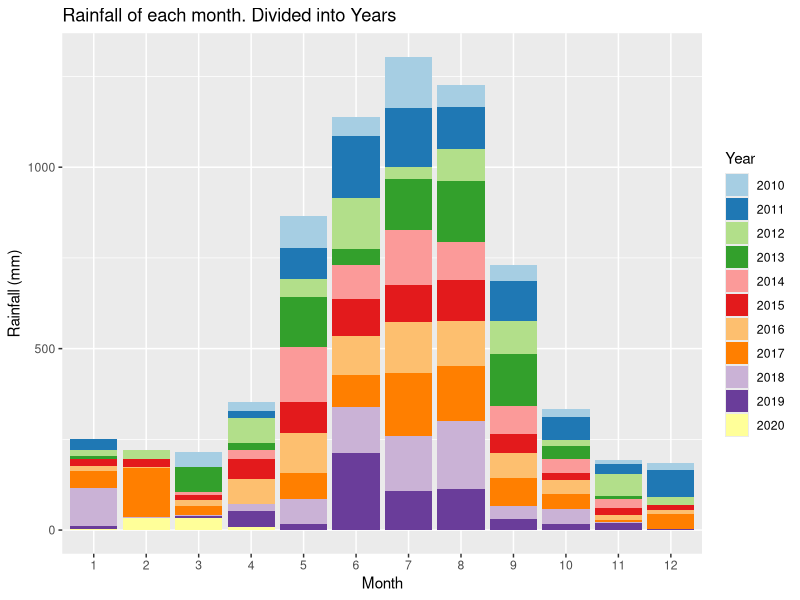
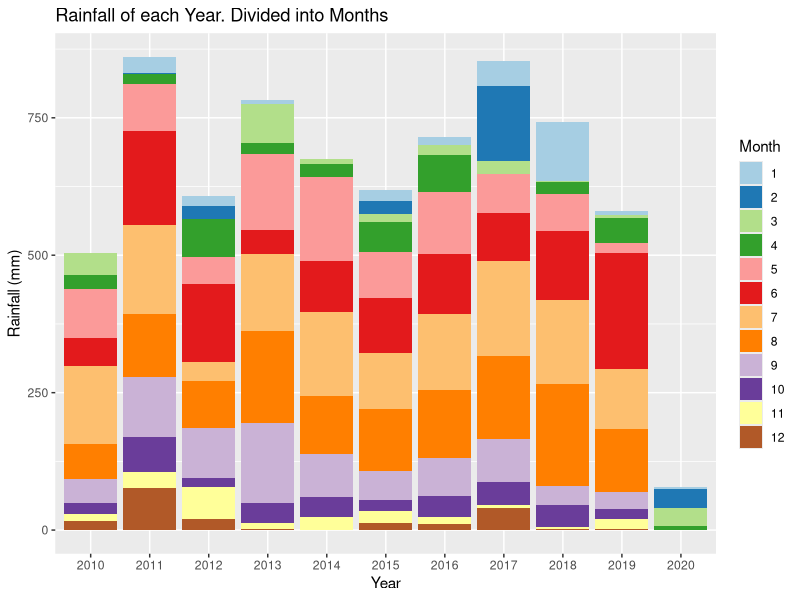
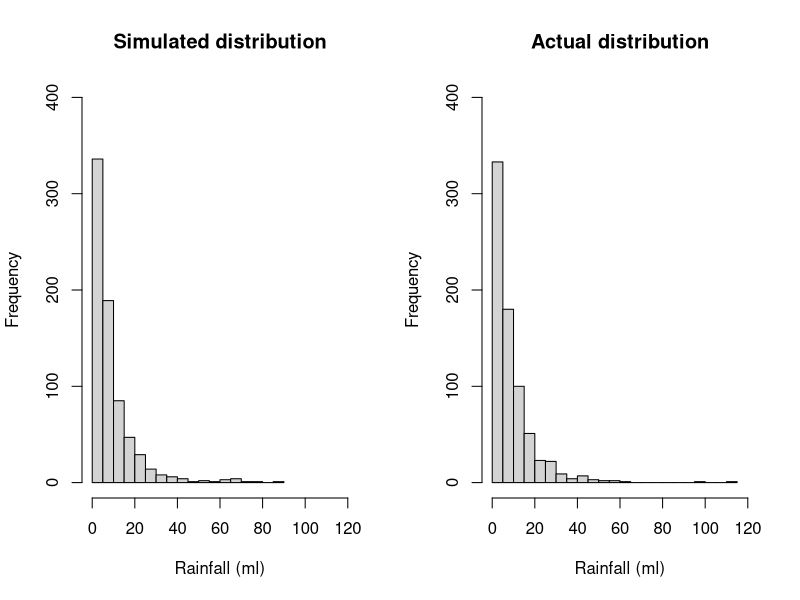
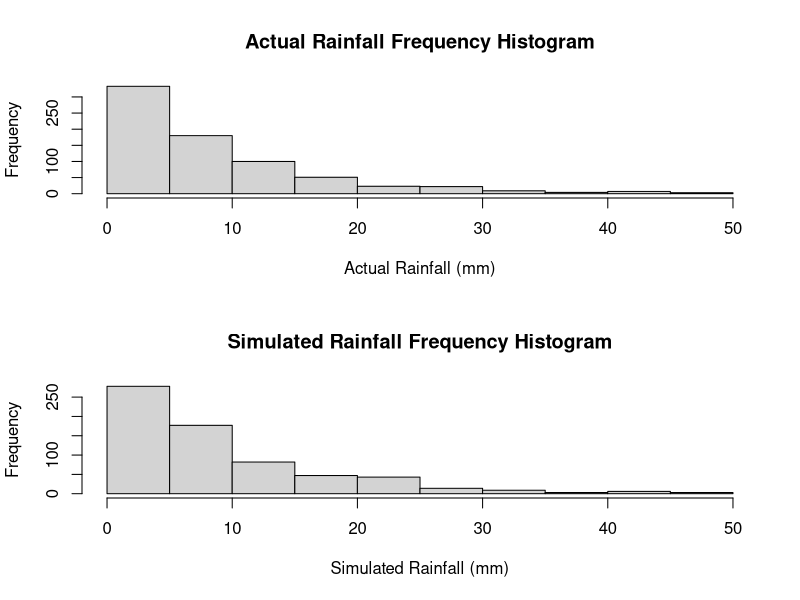
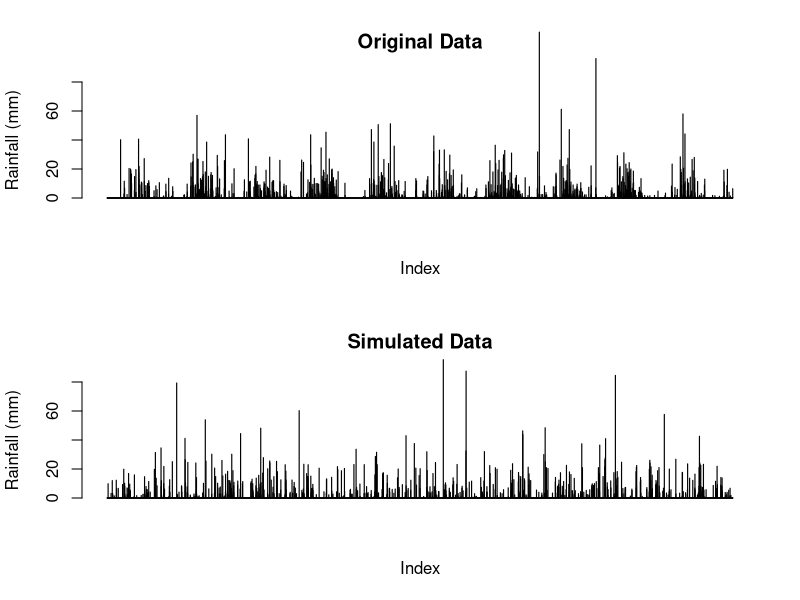
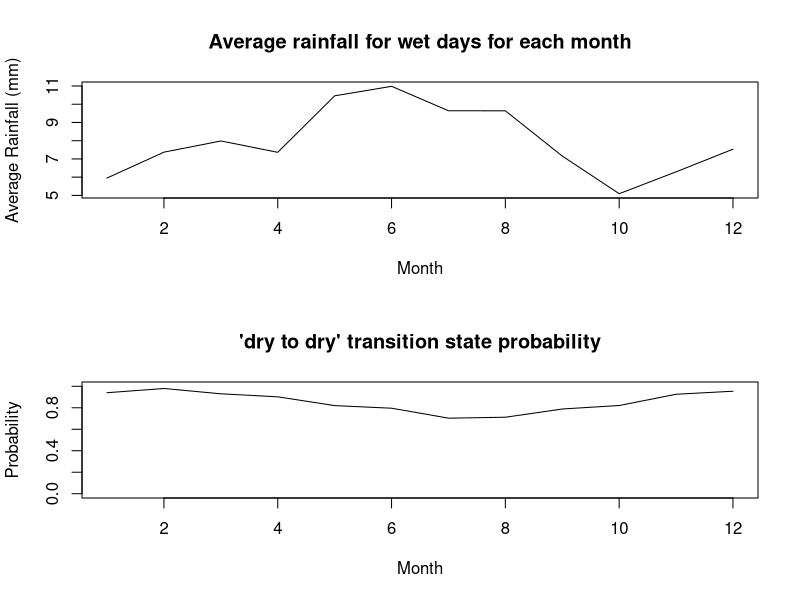
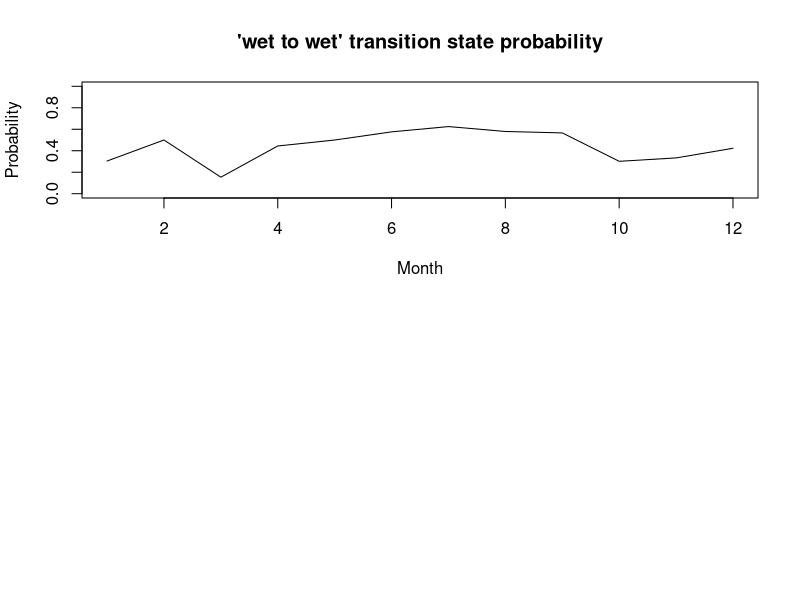
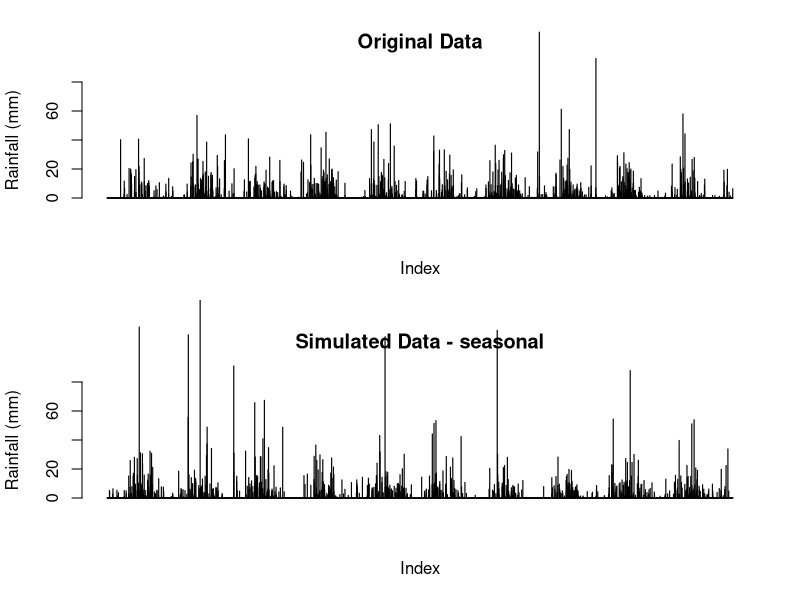

Write the R code that produced these figures, in order.
## ---- chunk 1
knitr::opts_chunk$set(echo = TRUE)
## ---- chunk 2
# Reading in the data from the csv file
data <-  read.csv("IDCJAC0009_009225_1800_Data.csv")
weather_data <- data
weather_data <- weather_data[which(is.na(weather_data$Rainfall.amount..millimetres.) == FALSE),] # excluding rows with no rainfall record made 
## ---- chunk 3
weather_data$date <- do.call(paste, c(weather_data[c("Day", "Month", "Year")], sep = "-")) # creating a column that contains the date for easy indentification
## ---- chunk 4
# function to categorise day as either 'wet' or 'dry' for the Markov Chain functions
state <- function(x){
  stateList <- c()
  for(ii in 1:length(x)){
    if(x[ii] < 1){
      stateList <- c(stateList, "dry")
    }
    if(x[ii] >= 1){
      stateList <- c(stateList, "wet")
    }
  }
  return(stateList)
}
weather_data$state <- state(weather_data$Rainfall.amount..millimetres.)
## ---- chunk 5
head(weather_data[,c('Rainfall.amount..millimetres.','state')], 10)
## ---- chunk 6
# function establishing Markov Chain transition state. Establishing the relationship between the rainfall of a given day and the day before it.
transitionState <- function(x){
  transitionStateList <- c('') #can't find transition state of first observation
  for(i in 2:length(x)){
    if(x[i] == "dry"){
      if (x[i-1] == "dry"){
        transitionStateList <- c(transitionStateList, "DryToDry")
      }
      else {
        transitionStateList <- c(transitionStateList, "WetToDry")
      }
    }
    if(x[i] == "wet"){
      if (x[i-1] == "dry"){
        transitionStateList <- c(transitionStateList, "DryToWet")
      }
      else {
        transitionStateList <- c(transitionStateList, "WetToWet")
      }
    }
  }
  return(transitionStateList)
}
weather_data$transitionState <- transitionState(weather_data$state)
## ---- chunk 7
head(weather_data[,c('Rainfall.amount..millimetres.','state', 'transitionState')], 10)
## ---- chunk 8
train_data <- subset(weather_data, Year >= 2010) # only look at the most recent, relevant data.
library(ggplot2)
library(RColorBrewer)

# explorative plots investigating the distribution of rainfall across months and years

# Plotting the rainfall data (grouped by years and months)
# Distribution of rainfall by month (segmented by year)
ggplot(train_data, aes(x = factor(Month), y = Rainfall.amount..millimetres., fill = factor(Year))) + 
  geom_bar(stat = "identity") + 
  scale_fill_brewer(palette = "Paired") + 
  xlab("Month")+
  ylab("Rainfall (mm)")+
  labs(fill = "Year")+
  ggtitle("Rainfall of each month. Divided into Years")
# There does appear to be a rough distribution of rainfall by month. Most years May, June, July, August, and September (month 5-9) have the most rain. There are outliers

ggplot(train_data, aes(x = factor(Year), y = Rainfall.amount..millimetres., fill = factor(Month))) + 
  geom_bar(stat = "identity") + 
  scale_fill_brewer(palette = "Paired") + 
  xlab("Year")+
  ylab("Rainfall (mm)")+
  labs(fill = "Month")+
  ggtitle("Rainfall of each Year. Divided into Months")
# There does not appear to be any obvious pattern in the rainfall across the 10 years (note. 2020 only contains 4 months of data, hence the low rainfall). The average looks to be around 650-700 mm. 
## ---- chunk 9
table(train_data$Month, train_data$Year) # only four months of data in 2020
## ---- chunk 10
#Calculating transition state probabilities, in general (no respect to month or season)
weatherTable <- table(train_data$transitionState)
weatherTable

probWetToWet = weatherTable['WetToWet'] / (weatherTable['WetToWet'] + weatherTable['WetToDry'])
probWetToWet

probDryToDry = weatherTable['DryToDry'] / (weatherTable['DryToDry'] + weatherTable['DryToWet'])
probDryToDry
## ---- chunk 11
#Basic generator (No seasonal variation)

#calculated above
generateRainfallBasic <- function(genLength){
  currentState = "dry" # Years start with very little rain, so more likely to start dry
  rainAmountList <- c()
  for (i3 in 1:genLength){
    if (currentState == "dry"){
      if (runif(1) < probDryToDry){
        currentState = "dry"
      }
      else{
        currentState = "wet"
      }
    }
    else if (currentState == "wet"){
      if (runif(1) < probWetToWet){
        currentState = "wet"
      }
      else{
        currentState = "dry"
      }
    }
                                      #generating amount of rainfall if state is wet, else 0
    if (currentState == "wet"){
      rainAmount <- 5.66*exp(rnorm(1))
      rainAmountList <- c(rainAmountList, rainAmount)
    }
    else{
      rainAmountList <- c(rainAmountList, 0)
    }
  }
  return(rainAmountList)
}
## ---- chunk 12
#comparing log-normal against actual data, veeerryyyy close fit, will use log-normal for rainfall sim
par(mfrow=c(1,2))
p1 <- 5.66*exp(rnorm(732))
hist(p1, breaks = 30, xlim = c(0,120), ylim = c(0,400), main = "Simulated distribution", xlab = "Rainfall (ml)")

p2 <- train_data$Rainfall.amount..millimetres.[train_data$Rainfall.amount..millimetres.>1]
hist(p2, breaks = 30, xlim = c(0,120), ylim = c(0,400), main = "Actual distribution", xlab = "Rainfall (ml)")

mean(p1)
mean(p2)
## ---- chunk 13
#Basic generator tests
testRainfall = generateRainfallBasic(3761)

par(mfrow=c(2,1))
hist(train_data$Rainfall.amount..millimetres.[train_data$Rainfall.amount..millimetres.>1 & train_data$Rainfall.amount..millimetres.<50], xlab = "Actual Rainfall (mm)", main = "Actual Rainfall Frequency Histogram")
hist(testRainfall[testRainfall > 1 & testRainfall <50], xlab = "Simulated Rainfall (mm)", main = "Simulated Rainfall Frequency Histogram")

par(mfrow=c(2,1))
barplot(train_data$Rainfall.amount..millimetres., ylim = c(0,80), main = "Original Data", ylab = "Rainfall (mm)", xlab = "Index")
barplot(testRainfall, ylim = c(0,80), main = "Simulated Data", ylab = "Rainfall (mm)", xlab = "Index")
## ---- chunk 14
#Calculates the transition probabilities for each month
probTransStatesMonth <- function(input_data){
  transitonStatesMonthsFrame <- data.frame(list(rep(0, 12), list(rep(0, 12), list(rep(0,    12), list(rep(0, 12)))))) #Initialises 12x4 frame filled with zeroes (4 columns for each transition state, 12 rows for each month)
  names(transitonStatesMonthsFrame) <- c('DryToDry', 'DryToWet', 'WetToDry', 'WetToWet')

  #Makes the dataframe with the count of each transition state with each month
  for (i4 in 1:dim(input_data)[1]){
    tempTransitionState <- input_data[i4, 'transitionState']
    tempMonth <- input_data[i4, 'Month'] 
    transitonStatesMonthsFrame[tempMonth, tempTransitionState] <- transitonStatesMonthsFrame[tempMonth, tempTransitionState]+1 # increase count of tempTransitionState for month tempMonth by 1
  }

  #Calculates the transition state probabilities for each month in the data frame
  probTransitonStatesMonthsFrame <- transitonStatesMonthsFrame
  for (i in 1:dim(transitonStatesMonthsFrame)[1]){
  
    probTransitonStatesMonthsFrame[i, 'DryToDry'] <- transitonStatesMonthsFrame[i, 'DryToDry'] / (transitonStatesMonthsFrame[i, 'DryToDry'] + transitonStatesMonthsFrame[i, 'DryToWet'])
  
    probTransitonStatesMonthsFrame[i, 'DryToWet'] <- transitonStatesMonthsFrame[i, 'DryToWet'] / (transitonStatesMonthsFrame[i, 'DryToDry'] + transitonStatesMonthsFrame[i, 'DryToWet'])
    
    probTransitonStatesMonthsFrame[i, 'WetToDry'] <- transitonStatesMonthsFrame[i, 'WetToDry'] / (transitonStatesMonthsFrame[i, 'WetToDry'] + transitonStatesMonthsFrame[i, 'WetToWet'])
    probTransitonStatesMonthsFrame[i, 'WetToWet'] <- transitonStatesMonthsFrame[i, 'WetToWet'] / (transitonStatesMonthsFrame[i, 'WetToDry'] + transitonStatesMonthsFrame[i, 'WetToWet'])
    # this data frame 'probTransitionStatesMonthsFrame' will be called directly in the generator, so must be called as such when exported
  }
  return(probTransitonStatesMonthsFrame)
}

## ---- chunk 15
probTransitonStatesMonthsFrame <- probTransStatesMonth(train_data)
head(probTransitonStatesMonthsFrame, 10)
## ---- chunk 16
#testing average rainfall when its rains in each month, and for wettowet vs drytowet transitions.
test_w2w <- train_data$Rainfall.amount..millimetres.[train_data$transitionState == "WetToWet"]
test_d2w <- train_data$Rainfall.amount..millimetres.[train_data$transitionState == "DryToWet"]
mean(test_w2w)
mean(test_d2w)
wilcox.test(test_d2w, test_w2w)
#since resulting wilcox test p-value is 0.85, we conclude that theres no difference in rainfall depending on the transition state, and do not need to include it in our model.

test_rainfallPerMonth <- train_data[train_data$state == "wet",c(4,6)]
kruskal.test(Rainfall.amount..millimetres. ~ Month, data = test_rainfallPerMonth)
#p-val = 0.00016, therefore difference between average rainfall for each month

## ---- chunk 17
#calculating the mean rainfall when it rains for each month, to change how much it rains according to the generator later on. Limited to less than 60 mls as the dataset is not large enough for large rainfall amounts (such as 114ml in feburary) to not throw the mean off.
rainMonthData <- c()
for (i in 1:12){
  temp<- train_data$Rainfall.amount..millimetres.[train_data$state == "wet" & train_data$Month == i & train_data$Rainfall.amount..millimetres. < 60]
  rainMonthData <- c(rainMonthData, list(temp))
  rm(temp)
}

rainfallAvgMonth <- sapply(rainMonthData, mean)

## ---- chunk 18
plot(c(1:12), rainfallAvgMonth, type = "l", xlab = "Month", ylab = "Average Rainfall (mm)", main = "Average rainfall for wet days for each month")
## ---- chunk 19
#How the transition state probabilities vary for each month
plot(probTransitonStatesMonthsFrame$DryToDry, ylim = c(0,1), xlab = "Month", main = "'dry to dry' transition state probability", type = 'l', ylab = "Probability")
plot(probTransitonStatesMonthsFrame$WetToWet, ylim = c(0,1), xlab = "Month", main = "'wet to wet' transition state probability", type = 'l', ylab = "Probability")
## ---- chunk 20
#Weather generator accounting  for seasonal variation of transition states or something i hope
#This is just a regular version of basic generator it's mostly the same in fact if i forget to even do this it is the same

generateRainfallSeasonal <- function(input){
  # input must be weather_data or a subset of weather_data
  currentState = "dry" #can make this into a random choice later
  rainAmountList <- c()
  for (i5 in 1:dim(input)[1]){
    if (currentState == "dry"){
      if (runif(1) < probTransitonStatesMonthsFrame[input[i5, 'Month'], 'DryToDry']){ #now inputs depending on the month of input
        currentState = "dry"
      }
      else{
        currentState = "wet"
      }
    }
    else if (currentState == "wet"){
      if (runif(1) < probTransitonStatesMonthsFrame[input[i5, 'Month'], 'WetToWet']){
        currentState = "wet"
      }
      else{
        currentState = "dry"
      }
    }                                   
    #generating amount of rainfall if state is wet, else 0
    if (currentState == "wet"){
      #rainAmount <- 5.66*exp(rnorm(1)) #now log-normal dist, 5 used because is close to mean of weather_data's / the mean of what exp(rnorm(1)) is by default /// Old Version 
      rainAmount <- rainfallAvgMonth[input[i5, 'Month']]*exp(rnorm(1))/1.648 
      #average of exp(rnorm(1)) is ~1.648, so we divide by that so the average of each month will just be the actual average calculated from rainfallAvgMonth.
      rainAmountList <- c(rainAmountList, rainAmount)
    }
    else{
      rainAmountList <- c(rainAmountList, 0)
    }
  }
  return(rainAmountList)
}
## ---- chunk 21
#testing code for seasonal generator
inputSeasonalRainfall <- dplyr::select(train_data, 'Year', 'Month', 'Day') #using existing train data's dates to input to function, instead of putting in just how many to generate
testSeasonalRainfall = generateRainfallSeasonal(inputSeasonalRainfall)
## ---- chunk 22
par(mfrow=c(2,1))
barplot(train_data$Rainfall.amount..millimetres., ylim = c(0,80), main = "Original Data", ylab = "Rainfall (mm)", xlab = "Index")
barplot(testSeasonalRainfall, ylim = c(0,80), main = "Simulated Data - seasonal", ylab = "Rainfall (mm)", xlab = "Index")
## ---- chunk 23
#comparing log-normal against actual data, veeerryyyy close fit, will use log-normal for rainfall sim
p1 <- 5*exp(rnorm(732))
p1 <- p1[p1>1]
hist(p1, breaks = 30, xlim = c(0,120), ylim = c(0,400), main = "Simulated distribution")

p2 <- train_data$Rainfall.amount..millimetres.[train_data$Rainfall.amount..millimetres.>1]
hist(p2, breaks = 30, xlim = c(0,120), ylim = c(0,400), main = "actual distribution")
## ---- chunk 24
set.seed(100345)
sampID <- sample.int(nrow(train_data), size = 0.8*nrow(train_data), replace = FALSE)
train_data <- train_data[sampID,] # 80% of data for training
test_data <- train_data[-sampID,] # 20% for testing
## ---- chunk 25
probTransitonStatesMonthsFrame <- probTransStatesMonth(train_data) # retraining seasonal generator probTransitionStatesMonthsFrame with new training data (now only 80% of the original train_data)
# calucating the new average rainfall for each month
rainMonthData <- c()
for (i in 1:12){
  temp<- train_data$Rainfall.amount..millimetres.[train_data$state == "wet" & train_data$Month == i & train_data$Rainfall.amount..millimetres. < 60]
  rainMonthData <- c(rainMonthData, list(temp))
  rm(temp)
}
rainfallAvgMonth <- sapply(rainMonthData, mean)
## ---- chunk 26
#generates a simulation with the same number of observations as test_data (20% of the total data)
testSeasonalRainfall20 = generateRainfallSeasonal(test_data) 
## ---- chunk 27
par(mfrow = c(2, 1))
barplot(testSeasonalRainfall20, ylab = "Rainfall (mm)", xlab = "index", main = "Simulated data")
barplot(test_data$Rainfall.amount..millimetres., ylab = "Rainfall (mm)", xlab  = "index", main = "Actual data")
## ---- chunk 28
# Wilcoxon signed rank test
WT <- wilcox.test(testSeasonalRainfall20, test_data$Rainfall.amount..millimetres., paired=T)
print("Wilcoxon rank sum p-value")
WT$p.value
# paired student t test
TT <- t.test(testSeasonalRainfall20, test_data$Rainfall.amount..millimetres., paired=T)
print("t-test p-value")
TT$p.value
## ---- chunk 29
train_data <- subset(weather_data, Year >= 2010)
train10_data <- subset(weather_data, Year >= 2009 & Year < 2019)
data_2019 <- subset(weather_data, Year == 2019)
## ---- chunk 30
probTransitonStatesMonthsFrame <- probTransStatesMonth(train10_data) # retraining seasonal generator probTransitionStatesMonthsFrame with train10_data
set.seed(10356)
monthList <- subset(weather_data, Year == 2019) # a year that isn't a leap year to get the month list, as generation algorithm only requires months
monthList <- monthList['Month']
testSeasonalRainfall10 <- generateRainfallSeasonal(monthList)
## ---- chunk 31
#compare generated year against 2019
par(mfrow = c(2,1))
barplot(testSeasonalRainfall10, xlab = "Index", ylab = "Rainfall (mm)", main = "Simulated Rainfall")
barplot(data_2019$Rainfall.amount..millimetres., xlab = "Index", ylab = "Rainfall (mm)", main = "2019 Rainfall")
## ---- chunk 32
# check other years for comparison
par(mfrow = c(3,2))
barplot(testSeasonalRainfall10, xlab = "Index", ylab = "Rainfall (mm)", main = "Simulated Rainfall")
year <- subset(weather_data, Year == 2015)
barplot(year$Rainfall.amount..millimetres., xlab = "Index", ylab = "Rainfall (mm)", main = "2015 Rainfall")
year <- subset(weather_data, Year == 2008)
barplot(year$Rainfall.amount..millimetres., xlab = "Index", ylab = "Rainfall (mm)", main = "2008 Rainfall")
year <- subset(weather_data, Year == 2015)
barplot(year$Rainfall.amount..millimetres., xlab = "Index", ylab = "Rainfall (mm)", main = "2017 Rainfall")
year <- subset(weather_data, Year == 2007)
barplot(year$Rainfall.amount..millimetres., xlab = "Index", ylab = "Rainfall (mm)", main = "2007 Rainfall")
year <- subset(weather_data, Year == 2013)
barplot(year$Rainfall.amount..millimetres., xlab = "Index", ylab = "Rainfall (mm)", main = "2013 Rainfall")
rm(year)
## ---- chunk 33
# Creates a graph of difference in rainfall for years, weeks, months, years to see if there are any potential patterns.
# Creates a list of the weekly rainfall
RainfallWeekly <- data.frame("Rainfall (mm)", "Week")
colnames(RainfallWeekly) <- c("Rainfall (mm)", "Week")
RainfallWeekly$`Rainfall (mm)` <- as.numeric(RainfallWeekly$`Rainfall (mm)`)
RainfallWeekly$Week <- as.numeric(RainfallWeekly$Week)
week = 1
weekRain = 0
for(ii in c(1: nrow(weather_data))){
  weekRain = weekRain + weather_data[ii, 6] # rainfall amount for that row
  
  if(ii%%7 == 0){ # every 7th row
    RainfallWeekly[(ii/7), 1] <- weekRain # 1 row of RainfallWeekly created every 7 rows (1 weeks) - inserting rainfall total for that week
    RainfallWeekly[(ii/7), 2] <- week
    week = week + 1
    weekRain = 0 # clear total rainfall to prepare for next week
  }
}
## ---- chunk 34
RainfallWeeklyDiff <- data.frame(c(1:(nrow(RainfallWeekly)-1)), c(1:(nrow(RainfallWeekly)-1))) # data frame with two columns, one less row than RainfallWeekly
colnames(RainfallWeeklyDiff) <- c("Rainfall diff (mm)", "Week")
RainfallWeeklyDiff$`Rainfall diff (mm)` <- diff(RainfallWeekly$`Rainfall (mm)`) # change in weeks
## ---- chunk 35
# plot first 700 weeks first against the difference in rainfall, and then the rainfall per week
par(mfrow = c(4,1))
plot(RainfallWeeklyDiff[c(1:350), 2], RainfallWeeklyDiff[c(1:350), 1], xlab = "week", ylab = "change in rainfall (mm)", cex = 2, type = "b")
plot(RainfallWeekly[c(1:350), 2], RainfallWeekly[c(1:350), 1], xlab = "week", ylab = "rainfall (mm)", type = "l")
plot(RainfallWeeklyDiff[c(351:700), 2], RainfallWeeklyDiff[c(351:700), 1], xlab = "week", ylab = "change in rainfall (mm)", cex = 2, type = "b")
plot(RainfallWeekly[c(351:700), 2], RainfallWeekly[c(351:700), 1], xlab = "week", ylab = "rainfall (mm)", type = "l")
## ---- chunk 36
# plot second 700 weeks first against the difference in rainfall, and then the rainfall per week
par(mfrow = c(4,1))
plot(RainfallWeeklyDiff[c(701:1050), 2], RainfallWeeklyDiff[c(701:1050), 1], xlab = "week", ylab = "change in rainfall (mm)", cex = 2, type = "b")
plot(RainfallWeekly[c(701:1050), 2], RainfallWeekly[c(701:1050), 1], xlab = "week", ylab = "rainfall (mm)", type = "l")
plot(RainfallWeeklyDiff[c(1051:1414), 2], RainfallWeeklyDiff[c(1051:1414), 1], xlab = "week", ylab = "change in rainfall (mm)", cex = 2, type = "b")
plot(RainfallWeekly[c(1051:1414), 2], RainfallWeekly[c(1051:1414), 1], xlab = "week", ylab = "rainfall (mm)", type = "l")
## ---- chunk 37
rainSort_2019 <- data_2019$Rainfall.amount..millimetres.
# qqplot before removing 'dry' days
qqnorm(rainSort_2019, pch = 1, frame = F, main = "Normal Q-Q Plot of Rainfall 2019 (including dry days)")
qqline(rainSort_2019, col = "red", lwd = 2)
rainSort_2019 <- rainSort_2019[which(rainSort_2019 != 0)]
# qqplot after removing 'dry' days
qqnorm(rainSort_2019, pch = 1, frame = F, main = "Normal Q-Q Plot of Rainfall 2019 (excluding dry days)")
qqline(rainSort_2019, col = "red", lwd = 2)
hist(rainSort_2019, breaks = 50)
# data is not normally distributed
rm(rainSort_2019)
## ---- chunk 38
rain2019 <- subset(weather_data, Year == 2019)
length(rain2019$Rainfall.amount..millimetres.)
length(testSeasonalRainfall10)
# function to return the sum of ranks of difference (w+ and w-) that are part of the Wilcoxon signed rank calculations
returnRanks <- function(simulated, actual){
  diffs <- (simulated - actual)
  diffs <- diffs[diffs != 0]
  posDifs <- which(diffs > 0)
  negDiffs <- which(diffs < 0)
  rank <- rank(abs(diffs))
  rankPosDiff <- sum(rank[posDifs])
  rankNegDiff <- sum(rank[negDiffs]) 
  return(c(rankPosDiff, rankNegDiff))
}
## ---- chunk 39
table(rain2019$Month)
# To perform the Wilcoxon Signed Rank test we must have paired data, so we have to find the extra dates in testSeasonalRainfall10 (note: 2019 is a non leap year) and remove them.
# Upon review we find that there are days missing from October and December.
## ---- chunk 40
table(rain2019$Day)
# one month is missing a day 5, and another is missing a day 19 (both 11 when should be 12)/
temp <- subset(rain2019, Day == 5)
temp$Month # 5th of October missing
temp <- subset(rain2019, Day == 19)
temp$Month # 19th of December missing
rm(temp)
which(rain2019$date == "4-10-2019") # find what row the day before 5-10-2019 is
# thereforer 5-10-2019 would be row 278 (277+1)
which(rain2019$date == "18-12-2019") # find what row the day before 5-10-2019 is
# thereforer 5-10-2019 would be row 353 (351+2). Add two as both 5th october and 19th december are missing
## ---- chunk 41
# after finding the days that need to be removed we find that the days are day 278 and 353 from testSeasonalRainfall10
simRainfall2019 <- testSeasonalRainfall10
## ---- chunk 42
set.seed(102343656)

# get a testing 
monthList <- subset(weather_data, Year == 2019) # a year that isn't a leap year to get the month list, as generation algorithm only requires months
monthList <- monthList['Month']
testSeasonalRainfall10 <- generateRainfallSeasonal(monthList)
simRainfall2019 <- testSeasonalRainfall10 # remove day 278 and day 353 data from testSeasonalRainfall10
## ---- chunk 43
# test of testSeasonalRainfall10 against 2019 rainfall (testSeasonalRainfall10 was simulation of 2019 rainfall)
wilcox.test(rain2019$Rainfall.amount..millimetres., simRainfall2019, paired = T, alternative = "t", conf.int = T, conf.level = 0.95)

# the p-value is 0.04918,indicating that it is likely that there is a significant difference between the simulated data and the actual data. This means that one set of data was consistently and significantly larger than the other
# manual calculation of Wilcoxon signed rank values 

sumRanks <- returnRanks(simRainfall2019, rain2019$Rainfall.amount..millimetres.)
sumRanks[1] # rankPosDiff ( sum of the ranks of the positive differences)
sumRanks[2] # rankNegDiff (sum of the ranks of the negative differrences)

# rankPosDiff (the sum of the ranks of the differences where the simulated data is greater than the actual) is 7414. rankNegDiff (the sum of the ranks of the the differences where the actual is greater than the simulated) is 5147. rankPosDiff is quite a bit larger than rankNegDiff
## ---- chunk 44
# to confirm the results of the first Wilcoson signed rank test, repeat with 3 different sets of simulated rainfall
set.seed(12345)

# using month probabilites generate one years worth of data 
monthList <- subset(weather_data, Year == 2011) # a year that isn't a leap year to get the month list, as generation algorithm only requires months
monthList <- monthList['Month']
testSeasonalRainfall10 <- generateRainfallSeasonal(monthList)

simRainfall2019 <- testSeasonalRainfall10[-c(278, 353)] # remove day 278 and day 353 data from testSeasonalRainfall10

wilcox.test(rain2019$Rainfall.amount..millimetres., simRainfall2019, paired = T, alternative = "t", conf.int = T, conf.level = 0.95)

# The p-value is 0.1981, indiciating that there is not a significant difference between the simulated data and the actual data

# manual calculation of Wilcoxon signed rank values 
sumRanks <- returnRanks(simRainfall2019, rain2019$Rainfall.amount..millimetres.)
sumRanks[1] # rankPosDiff ( sum of the ranks of the positive differences)
sumRanks[2] # rankNegDiff (sum of the ranks of the negative differrences)

## ---- chunk 45
set.seed(347876)
# using month probabilites generate one years worth of data 
monthList <- subset(weather_data, Year == 2011) # a year that isn't a leap year to get the month list, as generation algorithm only requires months
monthList <- monthList['Month']
testSeasonalRainfall10 <- generateRainfallSeasonal(monthList)

simRainfall2019 <- testSeasonalRainfall10[-c(278, 353)] # remove day 278 and day 353 data from testSeasonalRainfall10

wilcox.test(rain2019$Rainfall.amount..millimetres., simRainfall2019, paired = T, alternative = "t", conf.int = T, conf.level = 0.95)

# manual calculation of Wilcoxon signed rank values 
sumRanks <- returnRanks(simRainfall2019, rain2019$Rainfall.amount..millimetres.)
sumRanks[1] # rankPosDiff ( sum of the ranks of the positive differences)
sumRanks[2] # rankNegDiff (sum of the ranks of the negative differrences)
## ---- chunk 46
set.seed(3456789)
# using month probabilites generate one years worth of data 
monthList <- subset(weather_data, Year == 2011) # a year that isn't a leap year to get the month list, as generation algorithm only requires months
monthList <- monthList['Month']
testSeasonalRainfall10 <- generateRainfallSeasonal(monthList)
simRainfall2019 <- testSeasonalRainfall10[-c(278, 353)] # remove day 278 and day 353 data from testSeasonalRainfall10

wilcox.test(rain2019$Rainfall.amount..millimetres., simRainfall2019, paired = T, alternative = "t", conf.int = T, conf.level = 0.95)

# manual calculation of Wilcoxon signed rank values 
sumRanks <- returnRanks(simRainfall2019, rain2019$Rainfall.amount..millimetres.)
sumRanks[1] # rankPosDiff ( sum of the ranks of the positive differences)
sumRanks[2] # rankNegDiff (sum of the ranks of the negative differrences)
## ---- chunk 47
# looking at the four total simulations created, there is generally no significant different between the simulated rainfall and the actual rainfall. 
# However looking at rankPosDiff and rankNegDiff calculated for each (the sum of the ranks of the positive and negative differences between the simulated and actual data respectively), the simulated rainfall was consistently larger than the actual data 
# The reason for this is likely because 2019 had a very small amount of rainfall compared to the rest of the years.
sum(train10_data$Rainfall.amount..millimetres.)/10 # /10 to get average of 10 years of rain data
sum(rain2019$Rainfall.amount..millimetres.)
## ---- chunk 48
median(simRainfall2019)
median(rain2019$Rainfall.amount..millimetres.)

# given the number of dry days, it makes sense that the median's would be very similar in the Wilcoxon Signed Rank test
# To perform the Wilcoxon Signed Rank test we remove those dates from testSeasonalRainfall10
# 2019 is a non leap year so February will have 28 days
#October 5th and December 19th are missing, so we remove them
month_result <- which(rain2019$date == "4-10-2019" | rain2019$date=="18-12-2019")
simRainfall2019 <- testSeasonalRainfall10[-c(month_result[1]+1, month_result[2]+1)]

# Test of testSeasonalRainfall10 against 2019 rainfall (testSeasonalRainfall10 was simulation of 2019 rainfall)
wilcox.test(simRainfall2019, rain2019$Rainfall.amount..millimetres., paired = T, alternative = "t")

# Since the p-value is relatively high, it can be concluded that there is no significant diference between the simulated 2019 data and the actual 2019 data. 
# While the simulation may not be an accurate prediction of 2019 (as seen in the barplots), the simulation was also not logically flawed, as there is not a significant difference between the median of the simulation and the median of the actual.
#Furthermore, a qucik comparison of the medians in the Wilcoxon Signed Rank test shows that (as expected) they are also very similar.
cat("Median of actual and simulated rainfall respectively: ", median(rain2019$Rainfall.amount..millimetres.), median(simRainfall2019))
rm(simRainfall2019)
## ---- chunk 49
# looking at 2013 data (which had a larger than average amount of rain)
rain2013 <- subset(weather_data, Year == 2013)
simRainfall2013 <- generateRainfallSeasonal(monthList)
wilcox.test(simRainfall2013, rain2013$Rainfall.amount..millimetres., paired = T, conf.int = T, conf.level = 0.95)

par(mfrow = c(2,1))
barplot(simRainfall2013, xlab = "Index", ylab = "Rainfall (mm)", main = "Simulated Rainfall")
barplot(rain2013$Rainfall.amount..millimetres., xlab = "Index", ylab = "Rainfall (mm)", main = "2013 Rainfall")

diffs <- (simRainfall2013 - rain2013$Rainfall.amount..millimetres.)
diffs <- diffs[diffs != 0]
posDifs <- which(diffs > 0)
negDiffs <- which(diffs < 0)
rank <- rank(abs(diffs))
rankPosDiff <- sum(rank[posDifs])
rankNegDiff <- sum(rank[negDiffs]) 

rankPosDiff
rankNegDiff
mean(diffs)
